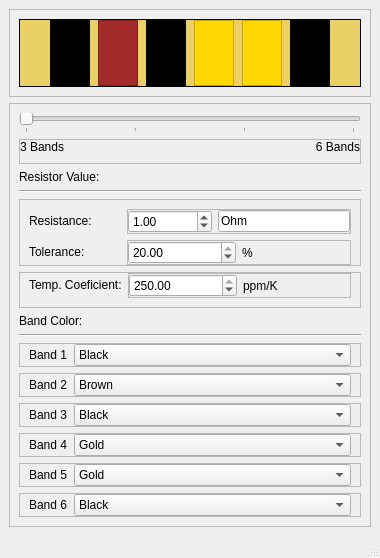
<?xml version="1.0" encoding="UTF-8"?>
<ui version="4.0">
 <class>MainWindow</class>
 <widget class="QMainWindow" name="MainWindow">
  <property name="geometry">
   <rect>
    <x>0</x>
    <y>0</y>
    <width>380</width>
    <height>558</height>
   </rect>
  </property>
  <property name="contextMenuPolicy">
   <enum>Qt::DefaultContextMenu</enum>
  </property>
  <property name="windowTitle">
   <string>ResCalc</string>
  </property>
  <property name="tabShape">
   <enum>QTabWidget::Rounded</enum>
  </property>
  <widget class="QWidget" name="centralwidget">
   <layout class="QGridLayout" name="gridLayout_2">
    <item row="1" column="0">
     <widget class="QFrame" name="frame_4">
      <property name="frameShape">
       <enum>QFrame::StyledPanel</enum>
      </property>
      <property name="frameShadow">
       <enum>QFrame::Raised</enum>
      </property>
      <layout class="QGridLayout" name="gridLayout">
       <item row="2" column="0">
        <widget class="QLabel" name="resValLabel">
         <property name="text">
          <string>Resistor Value:</string>
         </property>
        </widget>
       </item>
       <item row="8" column="0">
        <widget class="Line" name="line">
         <property name="orientation">
          <enum>Qt::Horizontal</enum>
         </property>
        </widget>
       </item>
       <item row="3" column="0">
        <widget class="Line" name="line_2">
         <property name="orientation">
          <enum>Qt::Horizontal</enum>
         </property>
        </widget>
       </item>
       <item row="7" column="0">
        <widget class="QLabel" name="BandColorLabel">
         <property name="text">
          <string>Band Color:</string>
         </property>
        </widget>
       </item>
       <item row="0" column="0">
        <widget class="QSlider" name="NBand_slider">
         <property name="minimum">
          <number>3</number>
         </property>
         <property name="maximum">
          <number>6</number>
         </property>
         <property name="pageStep">
          <number>6</number>
         </property>
         <property name="orientation">
          <enum>Qt::Horizontal</enum>
         </property>
         <property name="invertedAppearance">
          <bool>false</bool>
         </property>
         <property name="tickPosition">
          <enum>QSlider::TicksBelow</enum>
         </property>
         <property name="tickInterval">
          <number>1</number>
         </property>
        </widget>
       </item>
       <item row="12" column="0">
        <widget class="QFrame" name="Band3_frame">
         <property name="frameShape">
          <enum>QFrame::StyledPanel</enum>
         </property>
         <property name="frameShadow">
          <enum>QFrame::Raised</enum>
         </property>
         <layout class="QFormLayout" name="formLayout_6">
          <property name="topMargin">
           <number>0</number>
          </property>
          <property name="bottomMargin">
           <number>0</number>
          </property>
          <item row="0" column="0">
           <widget class="QLabel" name="band3_label">
            <property name="text">
             <string>Band 3</string>
            </property>
           </widget>
          </item>
          <item row="0" column="1">
           <widget class="QComboBox" name="band3_ColorSel">
            <property name="currentIndex">
             <number>2</number>
            </property>
            <item>
             <property name="text">
              <string>Silver</string>
             </property>
            </item>
            <item>
             <property name="text">
              <string>Gold</string>
             </property>
            </item>
            <item>
             <property name="text">
              <string>Black</string>
             </property>
            </item>
            <item>
             <property name="text">
              <string>Brown</string>
             </property>
            </item>
            <item>
             <property name="text">
              <string>Red</string>
             </property>
            </item>
            <item>
             <property name="text">
              <string>Orange</string>
             </property>
            </item>
            <item>
             <property name="text">
              <string>Yellow</string>
             </property>
            </item>
            <item>
             <property name="text">
              <string>Green</string>
             </property>
            </item>
            <item>
             <property name="text">
              <string>Blue</string>
             </property>
            </item>
            <item>
             <property name="text">
              <string>Violet</string>
             </property>
            </item>
            <item>
             <property name="text">
              <string>Grey</string>
             </property>
            </item>
            <item>
             <property name="text">
              <string>White</string>
             </property>
            </item>
           </widget>
          </item>
         </layout>
        </widget>
       </item>
       <item row="10" column="0">
        <widget class="QFrame" name="Band1_frame">
         <property name="frameShape">
          <enum>QFrame::StyledPanel</enum>
         </property>
         <property name="frameShadow">
          <enum>QFrame::Raised</enum>
         </property>
         <layout class="QFormLayout" name="formLayout_2">
          <property name="topMargin">
           <number>0</number>
          </property>
          <property name="bottomMargin">
           <number>0</number>
          </property>
          <item row="0" column="0">
           <widget class="QLabel" name="band1_label">
            <property name="text">
             <string>Band 1</string>
            </property>
           </widget>
          </item>
          <item row="0" column="1">
           <widget class="QComboBox" name="band1_ColorSel">
            <item>
             <property name="text">
              <string>Black</string>
             </property>
            </item>
            <item>
             <property name="text">
              <string>Brown</string>
             </property>
            </item>
            <item>
             <property name="text">
              <string>Red</string>
             </property>
            </item>
            <item>
             <property name="text">
              <string>Orange</string>
             </property>
            </item>
            <item>
             <property name="text">
              <string>Yellow</string>
             </property>
            </item>
            <item>
             <property name="text">
              <string>Green</string>
             </property>
            </item>
            <item>
             <property name="text">
              <string>Blue</string>
             </property>
            </item>
            <item>
             <property name="text">
              <string>Violet</string>
             </property>
            </item>
            <item>
             <property name="text">
              <string>Gray</string>
             </property>
            </item>
            <item>
             <property name="text">
              <string>White</string>
             </property>
            </item>
           </widget>
          </item>
         </layout>
        </widget>
       </item>
       <item row="5" column="0">
        <widget class="QFrame" name="frame_3">
         <property name="frameShape">
          <enum>QFrame::StyledPanel</enum>
         </property>
         <property name="frameShadow">
          <enum>QFrame::Raised</enum>
         </property>
         <layout class="QFormLayout" name="formLayout">
          <property name="bottomMargin">
           <number>0</number>
          </property>
          <item row="0" column="0">
           <widget class="QLabel" name="resN_label">
            <property name="text">
             <string>Resistance:</string>
            </property>
           </widget>
          </item>
          <item row="0" column="1">
           <widget class="QFrame" name="frame_7">
            <property name="frameShape">
             <enum>QFrame::StyledPanel</enum>
            </property>
            <property name="frameShadow">
             <enum>QFrame::Raised</enum>
            </property>
            <layout class="QHBoxLayout" name="horizontalLayout_3">
             <property name="leftMargin">
              <number>0</number>
             </property>
             <property name="topMargin">
              <number>0</number>
             </property>
             <property name="rightMargin">
              <number>0</number>
             </property>
             <property name="bottomMargin">
              <number>0</number>
             </property>
             <item>
              <widget class="QDoubleSpinBox" name="resValDisp">
               <property name="minimum">
                <double>0.010000000000000</double>
               </property>
               <property name="maximum">
                <double>99999999999.000000000000000</double>
               </property>
               <property name="value">
                <double>1.000000000000000</double>
               </property>
              </widget>
             </item>
             <item>
              <widget class="QLineEdit" name="resValDispMult">
               <property name="text">
                <string>Ohm</string>
               </property>
              </widget>
             </item>
            </layout>
           </widget>
          </item>
          <item row="1" column="0">
           <widget class="QLabel" name="tolN_label">
            <property name="text">
             <string>Tolerance:           </string>
            </property>
           </widget>
          </item>
          <item row="1" column="1">
           <widget class="QFrame" name="frame_8">
            <property name="frameShape">
             <enum>QFrame::StyledPanel</enum>
            </property>
            <property name="frameShadow">
             <enum>QFrame::Raised</enum>
            </property>
            <layout class="QHBoxLayout" name="horizontalLayout_4">
             <property name="leftMargin">
              <number>0</number>
             </property>
             <property name="topMargin">
              <number>0</number>
             </property>
             <property name="rightMargin">
              <number>0</number>
             </property>
             <property name="bottomMargin">
              <number>0</number>
             </property>
             <item>
              <widget class="QDoubleSpinBox" name="tolValDisp">
               <property name="decimals">
                <number>2</number>
               </property>
               <property name="maximum">
                <double>20.000000000000000</double>
               </property>
               <property name="value">
                <double>20.000000000000000</double>
               </property>
              </widget>
             </item>
             <item>
              <widget class="QLabel" name="label_7">
               <property name="text">
                <string>%</string>
               </property>
              </widget>
             </item>
            </layout>
           </widget>
          </item>
         </layout>
        </widget>
       </item>
       <item row="1" column="0">
        <widget class="QFrame" name="frame_6">
         <property name="frameShape">
          <enum>QFrame::StyledPanel</enum>
         </property>
         <property name="frameShadow">
          <enum>QFrame::Raised</enum>
         </property>
         <layout class="QHBoxLayout" name="horizontalLayout_2">
          <property name="leftMargin">
           <number>0</number>
          </property>
          <property name="topMargin">
           <number>0</number>
          </property>
          <property name="rightMargin">
           <number>0</number>
          </property>
          <item>
           <widget class="QLabel" name="nBands3_label">
            <property name="text">
             <string>3 Bands</string>
            </property>
           </widget>
          </item>
          <item>
           <widget class="QLabel" name="nBands6_label">
            <property name="text">
             <string>6 Bands</string>
            </property>
            <property name="alignment">
             <set>Qt::AlignRight|Qt::AlignTrailing|Qt::AlignVCenter</set>
            </property>
           </widget>
          </item>
         </layout>
        </widget>
       </item>
       <item row="13" column="0">
        <widget class="QFrame" name="Band4_frame">
         <property name="visible">
          <bool>false</bool>
         </property>
         <property name="styleSheet">
          <string notr="true"/>
         </property>
         <property name="frameShape">
          <enum>QFrame::StyledPanel</enum>
         </property>
         <property name="frameShadow">
          <enum>QFrame::Raised</enum>
         </property>
         <layout class="QFormLayout" name="formLayout_3">
          <property name="topMargin">
           <number>0</number>
          </property>
          <property name="bottomMargin">
           <number>0</number>
          </property>
          <item row="0" column="0">
           <widget class="QLabel" name="band4_label">
            <property name="text">
             <string>Band 4</string>
            </property>
           </widget>
          </item>
          <item row="0" column="1">
           <widget class="QComboBox" name="band4_ColorSel">
            <property name="currentIndex">
             <number>1</number>
            </property>
            <item>
             <property name="text">
              <string>Silver</string>
             </property>
            </item>
            <item>
             <property name="text">
              <string>Gold</string>
             </property>
            </item>
            <item>
             <property name="text">
              <string>Brown</string>
             </property>
            </item>
            <item>
             <property name="text">
              <string>Red</string>
             </property>
            </item>
            <item>
             <property name="text">
              <string>Green</string>
             </property>
            </item>
            <item>
             <property name="text">
              <string>Blue</string>
             </property>
            </item>
            <item>
             <property name="text">
              <string>Violet</string>
             </property>
            </item>
           </widget>
          </item>
         </layout>
        </widget>
       </item>
       <item row="11" column="0">
        <widget class="QFrame" name="Band2_frame">
         <property name="frameShape">
          <enum>QFrame::StyledPanel</enum>
         </property>
         <property name="frameShadow">
          <enum>QFrame::Raised</enum>
         </property>
         <layout class="QFormLayout" name="formLayout_7">
          <property name="topMargin">
           <number>0</number>
          </property>
          <property name="bottomMargin">
           <number>0</number>
          </property>
          <item row="0" column="0">
           <widget class="QLabel" name="band2_label">
            <property name="text">
             <string>Band 2</string>
            </property>
           </widget>
          </item>
          <item row="0" column="1">
           <widget class="QComboBox" name="band2_ColorSel">
            <property name="currentText">
             <string>Brown</string>
            </property>
            <property name="currentIndex">
             <number>1</number>
            </property>
            <item>
             <property name="text">
              <string>Black</string>
             </property>
            </item>
            <item>
             <property name="text">
              <string>Brown</string>
             </property>
            </item>
            <item>
             <property name="text">
              <string>Red</string>
             </property>
            </item>
            <item>
             <property name="text">
              <string>Orange</string>
             </property>
            </item>
            <item>
             <property name="text">
              <string>Yellow</string>
             </property>
            </item>
            <item>
             <property name="text">
              <string>Green</string>
             </property>
            </item>
            <item>
             <property name="text">
              <string>Blue</string>
             </property>
            </item>
            <item>
             <property name="text">
              <string>Violet</string>
             </property>
            </item>
            <item>
             <property name="text">
              <string>Grey</string>
             </property>
            </item>
            <item>
             <property name="text">
              <string>White</string>
             </property>
            </item>
           </widget>
          </item>
         </layout>
        </widget>
       </item>
       <item row="15" column="0">
        <widget class="QFrame" name="Band6_frame">
         <property name="visible">
          <bool>false</bool>
         </property>
         <property name="frameShape">
          <enum>QFrame::StyledPanel</enum>
         </property>
         <property name="frameShadow">
          <enum>QFrame::Raised</enum>
         </property>
         <layout class="QFormLayout" name="formLayout_5">
          <property name="topMargin">
           <number>0</number>
          </property>
          <property name="bottomMargin">
           <number>0</number>
          </property>
          <item row="0" column="0">
           <widget class="QLabel" name="band6_label">
            <property name="text">
             <string>Band 6</string>
            </property>
           </widget>
          </item>
          <item row="0" column="1">
           <widget class="QComboBox" name="band6_ColorSel">
            <item>
             <property name="text">
              <string>Black</string>
             </property>
            </item>
            <item>
             <property name="text">
              <string>Brown</string>
             </property>
            </item>
            <item>
             <property name="text">
              <string>Red</string>
             </property>
            </item>
            <item>
             <property name="text">
              <string>Yellow</string>
             </property>
            </item>
            <item>
             <property name="text">
              <string>Green</string>
             </property>
            </item>
            <item>
             <property name="text">
              <string>Orange</string>
             </property>
            </item>
            <item>
             <property name="text">
              <string>Blue</string>
             </property>
            </item>
            <item>
             <property name="text">
              <string>Violet</string>
             </property>
            </item>
            <item>
             <property name="text">
              <string>Gray</string>
             </property>
            </item>
           </widget>
          </item>
         </layout>
        </widget>
       </item>
       <item row="14" column="0">
        <widget class="QFrame" name="Band5_frame">
         <property name="visible">
          <bool>false</bool>
         </property>
         <property name="frameShape">
          <enum>QFrame::StyledPanel</enum>
         </property>
         <property name="frameShadow">
          <enum>QFrame::Raised</enum>
         </property>
         <layout class="QFormLayout" name="formLayout_4">
          <property name="topMargin">
           <number>0</number>
          </property>
          <property name="bottomMargin">
           <number>0</number>
          </property>
          <item row="0" column="0">
           <widget class="QLabel" name="band5_label">
            <property name="text">
             <string>Band 5</string>
            </property>
           </widget>
          </item>
          <item row="0" column="1">
           <widget class="QComboBox" name="band5_ColorSel">
            <property name="currentIndex">
             <number>1</number>
            </property>
            <item>
             <property name="text">
              <string>Silver</string>
             </property>
            </item>
            <item>
             <property name="text">
              <string>Gold</string>
             </property>
            </item>
            <item>
             <property name="text">
              <string>Brown</string>
             </property>
            </item>
            <item>
             <property name="text">
              <string>Red</string>
             </property>
            </item>
            <item>
             <property name="text">
              <string>Yellow</string>
             </property>
            </item>
            <item>
             <property name="text">
              <string>Green</string>
             </property>
            </item>
            <item>
             <property name="text">
              <string>Blue</string>
             </property>
            </item>
            <item>
             <property name="text">
              <string>Violet</string>
             </property>
            </item>
            <item>
             <property name="text">
              <string>Grey</string>
             </property>
            </item>
           </widget>
          </item>
         </layout>
        </widget>
       </item>
       <item row="6" column="0">
        <widget class="QFrame" name="tempCoefVal_frame">
         <property name="visible">
          <bool>false</bool>
         </property>
         <property name="frameShape">
          <enum>QFrame::StyledPanel</enum>
         </property>
         <property name="frameShadow">
          <enum>QFrame::Raised</enum>
         </property>
         <layout class="QFormLayout" name="formLayout_8">
          <property name="topMargin">
           <number>0</number>
          </property>
          <item row="0" column="0">
           <widget class="QLabel" name="tCoefN_label">
            <property name="text">
             <string>Temp. Coeficient:</string>
            </property>
           </widget>
          </item>
          <item row="0" column="1">
           <widget class="QFrame" name="frame_9">
            <property name="frameShape">
             <enum>QFrame::StyledPanel</enum>
            </property>
            <property name="frameShadow">
             <enum>QFrame::Raised</enum>
            </property>
            <layout class="QHBoxLayout" name="horizontalLayout_5">
             <property name="leftMargin">
              <number>0</number>
             </property>
             <property name="topMargin">
              <number>0</number>
             </property>
             <property name="rightMargin">
              <number>0</number>
             </property>
             <property name="bottomMargin">
              <number>0</number>
             </property>
             <item>
              <widget class="QDoubleSpinBox" name="tCoefValDisp">
               <property name="maximum">
                <double>250.000000000000000</double>
               </property>
               <property name="value">
                <double>250.000000000000000</double>
               </property>
              </widget>
             </item>
             <item>
              <widget class="QLabel" name="label_8">
               <property name="text">
                <string>ppm/K</string>
               </property>
              </widget>
             </item>
            </layout>
           </widget>
          </item>
         </layout>
        </widget>
       </item>
      </layout>
     </widget>
    </item>
    <item row="0" column="0">
     <widget class="QFrame" name="frame">
      <property name="frameShape">
       <enum>QFrame::StyledPanel</enum>
      </property>
      <property name="frameShadow">
       <enum>QFrame::Raised</enum>
      </property>
      <layout class="QVBoxLayout" name="verticalLayout_3">
       <item>
        <widget class="QFrame" name="frame_2">
         <property name="maximumSize">
          <size>
           <width>16777215</width>
           <height>150</height>
          </size>
         </property>
         <property name="autoFillBackground">
          <bool>false</bool>
         </property>
         <property name="styleSheet">
          <string notr="true">background-color: rgb(235, 209, 101);</string>
         </property>
         <property name="frameShape">
          <enum>QFrame::Box</enum>
         </property>
         <property name="frameShadow">
          <enum>QFrame::Plain</enum>
         </property>
         <property name="lineWidth">
          <number>1</number>
         </property>
         <layout class="QHBoxLayout" name="horizontalLayout">
          <property name="spacing">
           <number>8</number>
          </property>
          <property name="leftMargin">
           <number>30</number>
          </property>
          <property name="topMargin">
           <number>0</number>
          </property>
          <property name="rightMargin">
           <number>30</number>
          </property>
          <property name="bottomMargin">
           <number>0</number>
          </property>
          <item>
           <widget class="QFrame" name="BAND_1">
            <property name="styleSheet">
             <string notr="true">background-color: Black;</string>
            </property>
            <property name="frameShape">
             <enum>QFrame::StyledPanel</enum>
            </property>
            <property name="frameShadow">
             <enum>QFrame::Raised</enum>
            </property>
           </widget>
          </item>
          <item>
           <widget class="QFrame" name="BAND_2">
            <property name="styleSheet">
             <string notr="true">background-color: Brown;</string>
            </property>
            <property name="frameShape">
             <enum>QFrame::StyledPanel</enum>
            </property>
            <property name="frameShadow">
             <enum>QFrame::Raised</enum>
            </property>
           </widget>
          </item>
          <item>
           <widget class="QFrame" name="BAND_3">
            <property name="styleSheet">
             <string notr="true">background-color: rgb(0, 0, 0);</string>
            </property>
            <property name="frameShape">
             <enum>QFrame::StyledPanel</enum>
            </property>
            <property name="frameShadow">
             <enum>QFrame::Raised</enum>
            </property>
           </widget>
          </item>
          <item>
           <widget class="QFrame" name="BAND_4">
            <property name="visible">
             <bool>false</bool>
            </property>
            <property name="styleSheet">
             <string notr="true">background-color: gold;</string>
            </property>
            <property name="frameShape">
             <enum>QFrame::StyledPanel</enum>
            </property>
            <property name="frameShadow">
             <enum>QFrame::Raised</enum>
            </property>
           </widget>
          </item>
          <item>
           <widget class="QFrame" name="BAND_5">
            <property name="visible">
             <bool>false</bool>
            </property>
            <property name="styleSheet">
             <string notr="true">background-color:gold;</string>
            </property>
            <property name="frameShape">
             <enum>QFrame::StyledPanel</enum>
            </property>
            <property name="frameShadow">
             <enum>QFrame::Raised</enum>
            </property>
           </widget>
          </item>
          <item>
           <widget class="QFrame" name="BAND_6">
            <property name="visible">
             <bool>false</bool>
            </property>
            <property name="styleSheet">
             <string notr="true">background-color: rgb(0, 0, 0);</string>
            </property>
            <property name="frameShape">
             <enum>QFrame::StyledPanel</enum>
            </property>
            <property name="frameShadow">
             <enum>QFrame::Raised</enum>
            </property>
           </widget>
          </item>
         </layout>
        </widget>
       </item>
      </layout>
     </widget>
    </item>
   </layout>
  </widget>
  <widget class="QMenuBar" name="menubar">
   <property name="geometry">
    <rect>
     <x>0</x>
     <y>0</y>
     <width>380</width>
     <height>21</height>
    </rect>
   </property>
  </widget>
  <widget class="QStatusBar" name="statusbar"/>
 </widget>
 <resources/>
 <connections/>
</ui>
